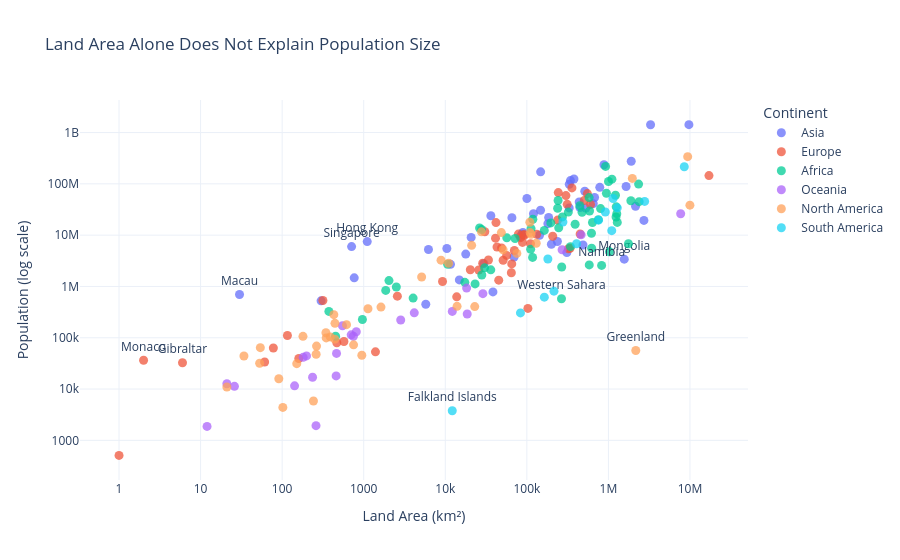

Notebook cell for this chart:
### Markdown cell above
**Chart choice & justification:** *Which chart did you choose, and why? Justify design choices.

**Answer:** The relationship between the land area of a nation and the population of that nation is positively moderate, as the correlation coefficient is 0.453. But the large size of the land does not necessarily mean the large population size. Macau, Monaco and Singapore are good examples of nations with small land area but dense population. 

**Choice of the chart with reasons:** Scatter plot is chosen as the chart because it depicts well the relationship between two numerical variables – the size of the land area and population. The continents are distinguished by colour and the log scales help us compare countries of different sizes and population.

### Code cell
# Q3 - Do bigger countries have more people?

import plotly.express as px
import pandas as pd

# Calculate population density
df["Population Density"] = (
    df["2022 Population"] / df["Area (km²)"]
)

# Identify countries with unusually high population density
top_density = df.nlargest(5, "Population Density")
bottom_density = df.nsmallest(5, "Population Density")

# Create labels for notable countries
df["Label"] = ""
df.loc[top_density.index, "Label"] = top_density["Country/Territory"]
df.loc[bottom_density.index, "Label"] = bottom_density["Country/Territory"]

# Create scatter plot
fig = px.scatter(
    df,
    x="Area (km²)",
    y="2022 Population",
    color="Continent",
    hover_name="Country/Territory",
    hover_data=["Population Density"],
    text="Label",
    log_x=True,
    log_y=True,
    template="plotly_white",
    title="Land Area Alone Does Not Explain Population Size"
)

fig.update_traces(
    marker=dict(size=9, opacity=0.75),
    textposition="top center"
)

fig.update_layout(
    showlegend=True,
    xaxis_title="Land Area (km²)",
    yaxis_title="Population (log scale)",
    legend_title="Continent"
)

fig.show()

# Calculate correlation
correlation = df["Area (km²)"].corr(df["2022 Population"])

print("Correlation between land area and population:",
      round(correlation, 3))

print("\nFive most densely populated countries:")
print(top_density[["Country/Territory", "Population Density"]])

print("\nFive least densely populated countries:")
print(bottom_density[["Country/Territory", "Population Density"]])

### Figure 1 — Plotly figure (JSON) as saved in the notebook; plotly's stock layout.template omitted (floating-point values rounded to 4 significant figures)
{"data": [{"customdata": [[63.06], [93.48], [119.6], [1924.0], [1160.0], [20.38], [77.88], [92.62], [146.9], [53.72], [6783.0], [431.1], [144.7], [53.73], [101.5], [435.2], [328.0], [126.3], [7.119], [239.6], [33.16], [31.8], [525.2], [23170.0], [102.6], [1746.0], [2.173], [80.08], [207.6], [216.3], [14.79], [267.4], [844.1], [337.5], [232.6], [16.94], [8416.0], [517.1], [332.8], [119.5], [660.2], [69.55], [139.7], [90.18], [108.9], [13.18], [112.9], [77.4], [296.4], [63.82]], "hovertemplate": "<b>%{hovertext}</b><br><br>Continent=Asia<br>Area (km²)=%{x}<br>2022 Population=%{y}<br>Label=%{text}<br>Population Density=%{customdata[0]}<extra></extra>", "hovertext": ["Afghanistan", "Armenia", "Azerbaijan", "Bahrain", "Bangladesh", "Bhutan", "Brunei", "Cambodia", "China", "Georgia", "Hong Kong", "India", "Indonesia", "Iran", "Iraq", "Israel", "Japan", "Jordan", "Kazakhstan", "Kuwait", "Kyrgyzstan", "Laos", "Lebanon", "Macau", "Malaysia", "Maldives", "Mongolia", "Myanmar", "Nepal", "North Korea", "Oman", "Pakistan", "Palestine", "Philippines", "Qatar", "Saudi Arabia", "Singapore", "South Korea", "Sri Lanka", "Syria", "Taiwan", "Tajikistan", "Thailand", "Timor-Leste", "Turkey", "Turkmenistan", "United Arab Emirates", "Uzbekistan", "Vietnam", "Yemen"], "legendgroup": "Asia", "marker": {"color": "#636efa", "opacity": 0.75, "size": 9, "symbol": "circle"}, "mode": "markers+text", "name": "Asia", "orientation": "v", "showlegend": true, "text": ["", "", "", "", "", "", "", "", "", "", "Hong Kong", "", "", "", "", "", "", "", "", "", "", "", "", "Macau", "", "", "Mongolia", "", "", "", "", "", "", "", "", "", "Singapore", "", "", "", "", "", "", "", "", "", "", "", "", ""], "textposition": "top center", "type": "scatter", "x": [652230, 29743, 86600, 765, 147570, 38394, 5765, 181035, 9706961, 69700, 1104, 3287590, 1904569, 1648195, 438317, 20770, 377930, 89342, 2724900, 17818, 199951, 236800, 10452, 30, 330803, 300, 1564110, 676578, 147181, 120538, 309500, 881912, 6220, 342353, 11586, 2149690, 710, 100210, 65610, 185180, 36193, 143100, 513120, 14874, 783562, 488100, 83600, 447400, 331212, 527968], "xaxis": "x", "y": [41128771, 2780469, 10358074, 1472233, 171186372, 782455, 449002, 16767842, 1425887337, 3744385, 7488865, 1417173173, 275501339, 88550570, 44496122, 9038309, 123951692, 11285869, 19397998, 4268873, 6630623, 7529475, 5489739, 695168, 33938221, 523787, 3398366, 54179306, 30547580, 26069416, 4576298, 235824862, 5250072, 115559009, 2695122, 36408820, 5975689, 51815810, 21832143, 22125249, 23893394, 9952787, 71697030, 1341296, 85341241, 6430770, 9441129, 34627652, 98186856, 33696614], "yaxis": "y"}, {"customdata": [[98.87], [170.6], [106.6], [45.93], [381.8], [63.14], [61.17], [71.22], [135.3], [133.1], [136.5], [29.32], [38.11], [16.37], [117.1], [233.5], [5442.0], [78.68], [811.6], [107.1], [3.62], [71.48], [147.8], [195.9], [955.0], [28.67], [245.8], [42.11], [250.4], [1688.0], [96.7], [18230.0], [45.4], [419.7], [81.42], [16.78], [127.5], [111.5], [82.47], [8.464], [551.8], [81.73], [115.1], [104.6], [93.99], [23.43], [211.7], [65.79], [277.9], [510.0]], "hovertemplate": "<b>%{hovertext}</b><br><br>Continent=Europe<br>Area (km²)=%{x}<br>2022 Population=%{y}<br>Label=%{text}<br>Population Density=%{customdata[0]}<extra></extra>", "hovertext": ["Albania", "Andorra", "Austria", "Belarus", "Belgium", "Bosnia and Herzegovina", "Bulgaria", "Croatia", "Cyprus", "Czech Republic", "Denmark", "Estonia", "Faroe Islands", "Finland", "France", "Germany", "Gibraltar", "Greece", "Guernsey", "Hungary", "Iceland", "Ireland", "Isle of Man", "Italy", "Jersey", "Latvia", "Liechtenstein", "Lithuania", "Luxembourg", "Malta", "Moldova", "Monaco", "Montenegro", "Netherlands", "North Macedonia", "Norway", "Poland", "Portugal", "Romania", "Russia", "San Marino", "Serbia", "Slovakia", "Slovenia", "Spain", "Sweden", "Switzerland", "Ukraine", "United Kingdom", "Vatican City"], "legendgroup": "Europe", "marker": {"color": "#EF553B", "opacity": 0.75, "size": 9, "symbol": "circle"}, "mode": "markers+text", "name": "Europe", "orientation": "v", "showlegend": true, "text": ["", "", "", "", "", "", "", "", "", "", "", "", "", "", "", "", "Gibraltar", "", "", "", "", "", "", "", "", "", "", "", "", "", "", "Monaco", "", "", "", "", "", "", "", "", "", "", "", "", "", "", "", "", "", ""], "textposition": "top center", "type": "scatter", "x": [28748, 468, 83871, 207600, 30528, 51209, 110879, 56594, 9251, 78865, 43094, 45227, 1393, 338424, 551695, 357114, 6, 131990, 78, 93028, 103000, 70273, 572, 301336, 116, 64559, 160, 65300, 2586, 316, 33846, 2, 13812, 41850, 25713, 323802, 312679, 92090, 238391, 17098242, 61, 88361, 49037, 20273, 505992, 450295, 41284, 603500, 242900, 1], "xaxis": "x", "y": [2842321, 79824, 8939617, 9534954, 11655930, 3233526, 6781953, 4030358, 1251488, 10493986, 5882261, 1326062, 53090, 5540745, 64626628, 83369843, 32649, 10384971, 63301, 9967308, 372899, 5023109, 84519, 59037474, 110778, 1850651, 39327, 2750055, 647599, 533286, 3272996, 36469, 627082, 17564014, 2093599, 5434319, 39857145, 10270865, 19659267, 144713314, 33660, 7221365, 5643453, 2119844, 47558630, 10549347, 8740472, 39701739, 67508936, 510], "yaxis": "y"}, {"customdata": [[18.85], [28.55], [118.6], [4.519], [83.06], [463.1], [58.71], [147.1], [8.956], [13.8], [449.4], [48.31], [42.22], [110.7], [59.71], [31.33], [69.2], [111.7], [8.925], [253.2], [140.3], [56.37], [58.29], [87.33], [93.09], [75.96], [47.61], [3.872], [50.44], [172.2], [18.22], [4.595], [637.0], [871.9], [83.88], [41.13], [3.109], [20.69], [236.6], [17.46], [387.9], [523.1], [235.9], [88.02], [237.0], [120.0], [27.6], [49.05], [17.61], [24.85], [69.3], [155.8], [75.52], [195.6], [2.165], [26.6], [41.77]], "hovertemplate": "<b>%{hovertext}</b><br><br>Continent=Africa<br>Area (km²)=%{x}<br>2022 Population=%{y}<br>Label=%{text}<br>Population Density=%{customdata[0]}<extra></extra>", "hovertext": ["Algeria", "Angola", "Benin", "Botswana", "Burkina Faso", "Burundi", "Cameroon", "Cape Verde", "Central African Republic", "Chad", "Comoros", "Djibouti", "DR Congo", "Egypt", "Equatorial Guinea", "Eritrea", "Eswatini", "Ethiopia", "Gabon", "Gambia", "Ghana", "Guinea", "Guinea-Bissau", "Ivory Coast", "Kenya", "Lesotho", "Liberia", "Libya", "Madagascar", "Malawi", "Mali", "Mauritania", "Mauritius", "Mayotte", "Morocco", "Mozambique", "Namibia", "Niger", "Nigeria", "Republic of the Congo", "Reunion", "Rwanda", "Sao Tome and Principe", "Senegal", "Seychelles", "Sierra Leone", "Somalia", "South Africa", "South Sudan", "Sudan", "Tanzania", "Togo", "Tunisia", "Uganda", "Western Sahara", "Zambia", "Zimbabwe"], "legendgroup": "Africa", "marker": {"color": "#00cc96", "opacity": 0.75, "size": 9, "symbol": "circle"}, "mode": "markers+text", "name": "Africa", "orientation": "v", "showlegend": true, "text": ["", "", "", "", "", "", "", "", "", "", "", "", "", "", "", "", "", "", "", "", "", "", "", "", "", "", "", "", "", "", "", "", "", "", "", "", "Namibia", "", "", "", "", "", "", "", "", "", "", "", "", "", "", "", "", "", "Western Sahara", "", ""], "textposition": "top center", "type": "scatter", "x": [2381741, 1246700, 112622, 582000, 272967, 27834, 475442, 4033, 622984, 1284000, 1862, 23200, 2344858, 1002450, 28051, 117600, 17364, 1104300, 267668, 10689, 238533, 245857, 36125, 322463, 580367, 30355, 111369, 1759540, 587041, 118484, 1240192, 1030700, 2040, 374, 446550, 801590, 825615, 1267000, 923768, 342000, 2511, 26338, 964, 196722, 452, 71740, 637657, 1221037, 619745, 1886068, 945087, 56785, 163610, 241550, 266000, 752612, 390757], "xaxis": "x", "y": [44903225, 35588987, 13352864, 2630296, 22673762, 12889576, 27914536, 593149, 5579144, 17723315, 836774, 1120849, 99010212, 110990103, 1674908, 3684032, 1201670, 123379924, 2388992, 2705992, 33475870, 13859341, 2105566, 28160542, 54027487, 2305825, 5302681, 6812341, 29611714, 20405317, 22593590, 4736139, 1299469, 326101, 37457971, 32969517, 2567012, 26207977, 218541212, 5970424, 974052, 13776698, 227380, 17316449, 107118, 8605718, 17597511, 59893885, 10913164, 46874204, 65497748, 8848699, 12356117, 47249585, 575986, 20017675, 16320537], "yaxis": "y"}, {"customdata": [[222.5], [3.403], [72.08], [50.88], [73.5], [312.9], [161.8], [229.7], [162.6], [603.2], [15.61], [19.17], [7.438], [106.8], [39.34], [21.91], [78.25], [25.06], [155.9], [143.0], [435.1], [26.81], [81.49]], "hovertemplate": "<b>%{hovertext}</b><br><br>Continent=Oceania<br>Area (km²)=%{x}<br>2022 Population=%{y}<br>Label=%{text}<br>Population Density=%{customdata[0]}<extra></extra>", "hovertext": ["American Samoa", "Australia", "Cook Islands", "Fiji", "French Polynesia", "Guam", "Kiribati", "Marshall Islands", "Micronesia", "Nauru", "New Caledonia", "New Zealand", "Niue", "Northern Mariana Islands", "Palau", "Papua New Guinea", "Samoa", "Solomon Islands", "Tokelau", "Tonga", "Tuvalu", "Vanuatu", "Wallis and Futuna"], "legendgroup": "Oceania", "marker": {"color": "#ab63fa", "opacity": 0.75, "size": 9, "symbol": "circle"}, "mode": "markers+text", "name": "Oceania", "orientation": "v", "showlegend": true, "text": ["", "", "", "", "", "", "", "", "", "", "", "", "", "", "", "", "", "", "", "", "", "", ""], "textposition": "top center", "type": "scatter", "x": [199, 7692024, 236, 18272, 4167, 549, 811, 181, 702, 21, 18575, 270467, 260, 464, 459, 462840, 2842, 28896, 12, 747, 26, 12189, 142], "xaxis": "x", "y": [44273, 26177413, 17011, 929766, 306279, 171774, 131232, 41569, 114164, 12668, 289950, 5185288, 1934, 49551, 18055, 10142619, 222382, 724273, 1871, 106858, 11312, 326740, 11572], "yaxis": "y"}, {"customdata": [[174.3], [212.1], [591.4], [29.4], [655.0], [17.65], [1189.0], [207.3], [3.851], [260.2], [101.4], [102.0], [430.5], [96.85], [230.7], [301.1], [0.02607], [364.6], [243.1], [163.9], [417.5], [92.74], [257.2], [325.8], [64.91], [43.04], [53.3], [58.46], [366.7], [522.2], [182.6], [292.0], [599.8], [24.22], [267.2], [1299.0], [298.4], [48.21], [36.09], [286.6]], "hovertemplate": "<b>%{hovertext}</b><br><br>Continent=North America<br>Area (km²)=%{x}<br>2022 Population=%{y}<br>Label=%{text}<br>Population Density=%{customdata[0]}<extra></extra>", "hovertext": ["Anguilla", "Antigua and Barbuda", "Aruba", "Bahamas", "Barbados", "Belize", "Bermuda", "British Virgin Islands", "Canada", "Cayman Islands", "Costa Rica", "Cuba", "Curacao", "Dominica", "Dominican Republic", "El Salvador", "Greenland", "Grenada", "Guadeloupe", "Guatemala", "Haiti", "Honduras", "Jamaica", "Martinique", "Mexico", "Montserrat", "Nicaragua", "Panama", "Puerto Rico", "Saint Barthelemy", "Saint Kitts and Nevis", "Saint Lucia", "Saint Martin", "Saint Pierre and Miquelon", "Saint Vincent and the Grenadines", "Sint Maarten", "Trinidad and Tobago", "Turks and Caicos Islands", "United States", "United States Virgin Islands"], "legendgroup": "North America", "marker": {"color": "#FFA15A", "opacity": 0.75, "size": 9, "symbol": "circle"}, "mode": "markers+text", "name": "North America", "orientation": "v", "showlegend": true, "text": ["", "", "", "", "", "", "", "", "", "", "", "", "", "", "", "", "Greenland", "", "", "", "", "", "", "", "", "", "", "", "", "", "", "", "", "", "", "", "", "", "", ""], "textposition": "top center", "type": "scatter", "x": [91, 442, 180, 13943, 430, 22966, 54, 151, 9984670, 264, 51100, 109884, 444, 751, 48671, 21041, 2166086, 344, 1628, 108889, 27750, 112492, 10991, 1128, 1964375, 102, 130373, 75417, 8870, 21, 261, 616, 53, 242, 389, 34, 5130, 948, 9372610, 347], "xaxis": "x", "y": [15857, 93763, 106445, 409984, 281635, 405272, 64184, 31305, 38454327, 68706, 5180829, 11212191, 191163, 72737, 11228821, 6336392, 56466, 125438, 395752, 17843908, 11584996, 10432860, 2827377, 367507, 127504125, 4390, 6948392, 4408581, 3252407, 10967, 47657, 179857, 31791, 5862, 103948, 44175, 1531044, 45703, 338289857, 99465], "yaxis": "y"}, {"customdata": [[16.37], [11.13], [25.28], [25.93], [45.43], [65.02], [0.3105], [3.646], [3.762], [16.67], [26.49], [3.773], [18.91], [30.88]], "hovertemplate": "<b>%{hovertext}</b><br><br>Continent=South America<br>Area (km²)=%{x}<br>2022 Population=%{y}<br>Label=%{text}<br>Population Density=%{customdata[0]}<extra></extra>", "hovertext": ["Argentina", "Bolivia", "Brazil", "Chile", "Colombia", "Ecuador", "Falkland Islands", "French Guiana", "Guyana", "Paraguay", "Peru", "Suriname", "Uruguay", "Venezuela"], "legendgroup": "South America", "marker": {"color": "#19d3f3", "opacity": 0.75, "size": 9, "symbol": "circle"}, "mode": "markers+text", "name": "South America", "orientation": "v", "showlegend": true, "text": ["", "", "", "", "", "", "Falkland Islands", "", "", "", "", "", "", ""], "textposition": "top center", "type": "scatter", "x": [2780400, 1098581, 8515767, 756102, 1141748, 276841, 12173, 83534, 214969, 406752, 1285216, 163820, 181034, 916445], "xaxis": "x", "y": [45510318, 12224110, 215313498, 19603733, 51874024, 18001000, 3780, 304557, 808726, 6780744, 34049588, 618040, 3422794, 28301696], "yaxis": "y"}], "layout": {"legend": {"title": {"text": "Continent"}, "tracegroupgap": 0}, "showlegend": true, "title": {"text": "Land Area Alone Does Not Explain Population Size"}, "xaxis": {"anchor": "y", "domain": [0, 1], "title": {"text": "Land Area (km²)"}, "type": "log"}, "yaxis": {"anchor": "x", "domain": [0, 1], "title": {"text": "Population (log scale)"}, "type": "log"}}}
